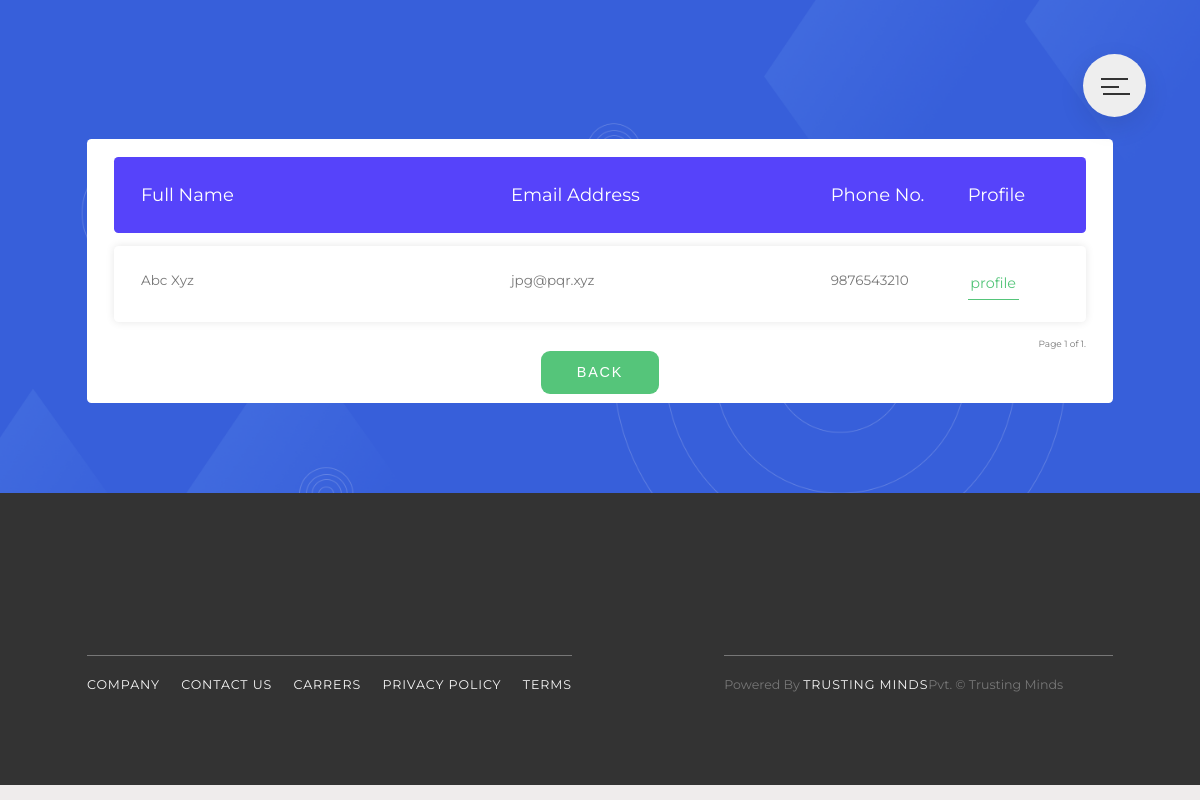
The app's page /all-patient (signed in) with its own data.
### patient/models.py (models this page shows, shortened)
class Patient(models.Model):
    first_name = models.CharField(max_length=55, blank=False, null=False)
    last_name = models.CharField(max_length=55, blank=False, null=False)
    email = models.EmailField(max_length=255, blank=False, null=False, unique=True)
    address = models.TextField(max_length=255, blank=True, null=True)
    postal_zip = models.IntegerField(max_length=255, blank=True, null=True)
    city = models.CharField(max_length=255, blank=True, null=True)
    country = models.CharField(max_length=255, blank=True, null=True)
    phone_number = models.IntegerField(max_length=17, blank=True, null=True) # mobile
    alternate_number = models.IntegerField(max_length=17, blank=True, null=True) # alternate

### patient/views.py (the view)
# urls.py: path('all-patient', PatientListView.as_view(), name='patient-list-view'),
class PatientListView(LoginRequiredMixin, ListView):
    model = Patient
    template_name = 'patient/patient_list_view.html'
    paginate_by = 5
    context_object_name = 'patient_list'

### patient/templates/patient/patient_list_view.html (shortened to what this page needs)
{%  extends 'patient/base2.html' %}
{% load static %}
{% load widget_tweaks %}
{% block content %}
<section class="section-form__apt">
      <div class="section-form-heading__apt GB">
        <h1 class="heading-secondary u-margin-top-big u-margin-bottom-small">
        </h1>
      </div>
      <div class="container__apt u-margin-bottom-big GB">
        <ul class="responsive-table__apt GB">
          <li class="table-header__apt GB">
            <div class="col__apt col-1__apt GB">Full Name</div>
            <div class="col__apt col-2__apt GB">Email Address</div>
            <div class="col__apt col-3__apt GB">Phone No.</div>
            <div class="col__apt col-4__apt GB">Profile</div>
          </li>
         {% for patient in patient_list %}
          <li class="table-row__apt GB">
            <div class="col__apt col-1__apt GB" data-label="Name">
              {{patient.first_name}} {{patient.last_name}}
            </div>
            <div class="col__apt col-2__apt comp1 GB" data-label="Email">
              {{patient.email}}
            </div>
            <div class="col col-3__apt GB" data-label="Date1">{{patient.phone_number}}</div>
            <div class="col__apt col-4__apt GB" data-label="Profile">
              <a class="btn-text" href="{% url "patient-profile" patient.id %}">profile</a>
            </div>
          </li>
          {% endfor %}
          <div class="pagination" style="display : grid; text-align : right;">
          <span class="step-links" class="form__group">
            <span  class="form__group">Page {{ page_obj.number }} of {{ page_obj.paginator.num_pages }}.</span>
          </span>
          </div>
          <center><button class="btn btn--green" onclick = "window.location.href='{% url 'patient-home' %}'">
            BACK
          </button></center>
        </ul>
      </div>
      <div>
        <h3>&nbsp;</h3>
      </div>
    </section>
{% endblock %}

### patient/static/patient/css/style.css (style rules this page uses)
*, *::after, *::before { margin: 0; padding: 0; box-sizing: inherit; }
html { font-size: 62.5%; }
@media only screen and (max-width: 75em) { html { font-size: 56.25%; } }
body { box-sizing: border-box; }
body { font-family: "Montserrat", sans-serif; font-weight: 400; line-height: 1.7; color: #777; background-color: #eeebebef; }
.heading-secondary { font-size: 3.5rem; font-weight: 700; text-transform: uppercase; letter-spacing: 0.2rem; word-spacing: 0.5rem; display: inline-block; background-image: linear-gradient(to right, #7ed56f, #28b485); -webkit-background-clip: text; background-clip: text; color: transparent; transition: all 0.5s; }
.u-margin-bottom-small { margin-bottom: 1.5rem !important; }
.u-margin-bottom-big { margin-bottom: 8rem !important; }
.u-margin-top-big { margin-top: 8rem !important; }
.btn, .btn:link, .btn:visited { text-decoration: none; text-transform: uppercase; font-size: 1.6rem; letter-spacing: 0.2rem; word-spacing: 0.1rem; padding: 1.5rem 4rem; border-radius: 1rem; transition: all 0.2s; position: relative; border: none; cursor: pointer; }
.btn--green { background-color: #55c57a; color: #fff; display: inline-block; }
.btn-text:link, .btn-text:visited { font-size: 1.6rem; color: #55c57a; display: inline-block; text-decoration: none; border-bottom: 0.1rem solid #55c57a; padding: 0.3rem; transition: all 0.3s; }
.section-form__apt { background-image: url(../img/3.png); background-size: cover; background-position: top; }
.container__apt { max-width: 114rem; margin-left: auto; margin-right: auto; padding: 1rem 3rem; background-color: #fff; border-radius: 0.5rem; }
.responsive-table__apt li { margin-top: 1rem; border-radius: 0.5rem; padding: 2.5rem 3rem; display: flex; margin-bottom: 1.5rem; }
.responsive-table__apt .table-header__apt { background-color: #5643fa; color: #fff; font-size: 2rem; font-weight: 400; }
.responsive-table__apt .table-row__apt { background-color: #ffffff; box-shadow: 0px 0px 9px 0px rgba(0, 0, 0, 0.1); font-size: 1.5rem; font-weight: 400; transition: all 0.2s; cursor: pointer; justify-content: space-evenly; }
.responsive-table__apt .col-1__apt { flex-basis: 40%; }
.responsive-table__apt .col-2__apt { flex-basis: 35%; margin-left: 0.5rem; }
.responsive-table__apt .col-3__apt { flex-basis: 15%; }
.responsive-table__apt .col-4__apt { flex-basis: 10%; }
.responsive-table__apt .comp1 { border-radius: 0.5rem; }

### records on screen
Patient: first_name "Abc", last_name "Xyz", email "jpg@pqr.xyz", phone_number "9876543210"

### other values on screen
{{ page_obj.number }} "1"
{{ page_obj.paginator.num_pages }} "1"
